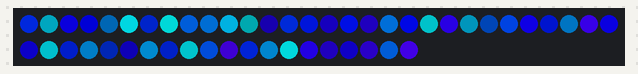
This program was run on a simulated Raspberry Pi Pico running MicroPython. Parts: 50 RGB LEDs in strip order, left to right, continuing on the next row. Dim RGB values are drawn brighter than linear; random numbers come from a fixed seed.

Above: at 0.16 s.
At 9.46 s:
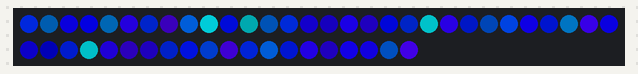
At 19.96 s:
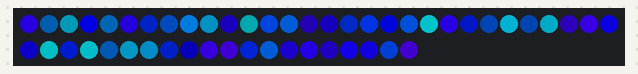
At 29.86 s:
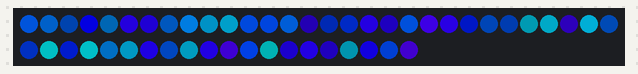
At 39.76 s:
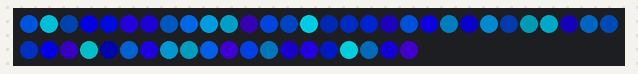

The program:

random-blinkies.py
```python
import time
from random import randrange, uniform

import plasma

"""
This example randomises LED colours and brightness for a subtly sparkly effect.
"""

# Set how many LEDs you have
NUM_LEDS = 50

# Pick what bits of the colour wheel to use (from 0-360°, try https://www.cssscript.com/demo/hsv-hsl-color-wheel-picker-reinvented/ )
HUE_START = 180
HUE_END = 260

# Set up brightness minimum and maximum (between 0.0 and 1.0)
BRIGHTNESS_MIN = 0.2
BRIGHTNESS_MAX = 0.7

# Set up speed (wait time between updates, in seconds.)
SPEED = 0.3

# Pick *one* LED type by uncommenting the relevant line below:

# APA102 / DotStar™ LEDs
# led_strip = plasma.APA102(NUM_LEDS)

# WS2812 / NeoPixel™ LEDs
led_strip = plasma.WS2812(NUM_LEDS)

# Start updating the LED strip
led_strip.start()

# Light up all the leds random colours and brightnesses from the specified ranges...
# randrange is for picking integers from a range,
# uniform is for generating random uniform floats between a minimum and maximum value.
for i in range(NUM_LEDS):
    led_strip.set_hsv(i, randrange(HUE_START, HUE_END) / 360, 1.0, uniform(BRIGHTNESS_MIN, BRIGHTNESS_MAX))

while True:
    # ...and then update one random pixel at a time to keep things fresh and sparkly.
    # Comment out the lines below if you want static lights.
    led_strip.set_hsv(randrange(0, NUM_LEDS), randrange(HUE_START, HUE_END) / 360, 1.0, uniform(BRIGHTNESS_MIN, BRIGHTNESS_MAX))
    time.sleep(SPEED)
```
